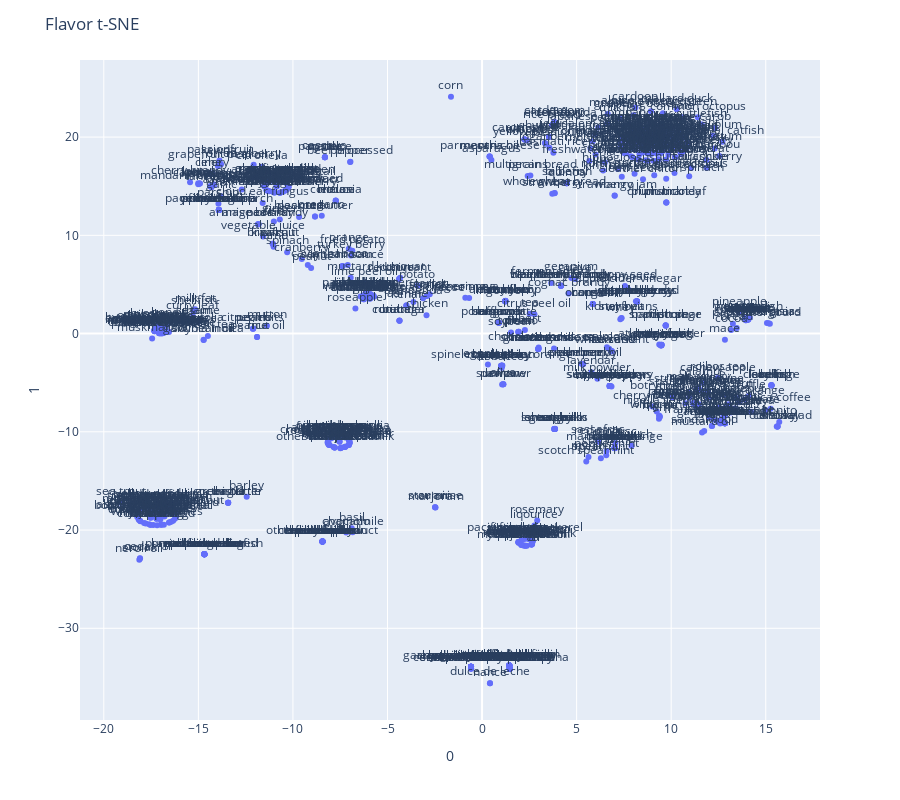

Source (notebook cell):
### Code cell
fig = px.scatter(
    flavor_emb, x=0, y=1,
    text=flavor_df['food']
)
fig.update_traces(textposition='top center')

fig.update_layout(  
    height=800,
    title_text='Flavor t-SNE'
)
fig.show()

### Figure 1 — Plotly figure (JSON) as saved in the notebook; plotly's stock layout.template omitted (floating-point values rounded to 4 significant figures; data arrays with more than 128 entries replaced by an {"elided": "..."} marker saying what was removed)
{"data": [{"hovertemplate": "0=%{x}<br>1=%{y}<br>text=%{text}<extra></extra>", "legendgroup": "", "marker": {"color": "#636efa", "symbol": "circle"}, "mode": "markers+text", "name": "", "orientation": "v", "showlegend": false, "text": {"elided": "812 str values"}, "textposition": "top center", "type": "scatter", "x": {"elided": "812 float values"}, "xaxis": "x", "y": {"elided": "812 float values"}, "yaxis": "y"}], "layout": {"height": 800, "legend": {"tracegroupgap": 0}, "margin": {"t": 60}, "title": {"text": "Flavor t-SNE"}, "xaxis": {"anchor": "y", "domain": [0, 1], "title": {"text": "0"}}, "yaxis": {"anchor": "x", "domain": [0, 1], "title": {"text": "1"}}}}
